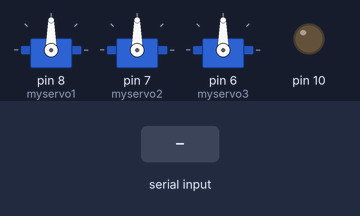
This sketch was run on a simulated Arduino Uno, built with avr-gcc and run on an emulated ATmega328P. Parts: 3 × servo, output pins drawn as LEDs (lit = HIGH). The inputs (shaded band) are chosen by the test bench. What the sketch prints to the serial monitor is not drawn.

Above: at 1.2 s.
1.3 s: "2" received over Serial
At 3.2 s:
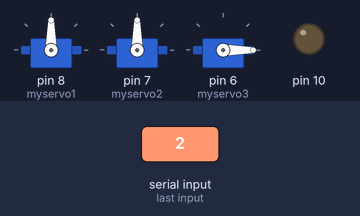
3.5 s: "3" received over Serial
At 5.0 s:
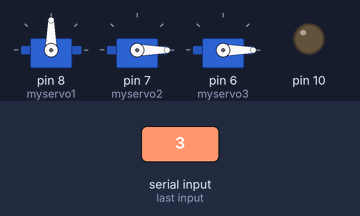
5.7 s: "5" received over Serial
At 6.16 s:
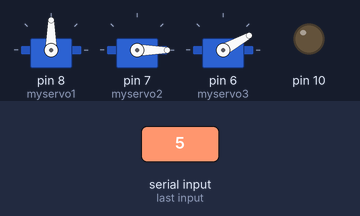
7.9 s: "1" received over Serial
At 13.05 s:
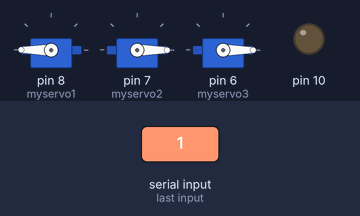
Timing chart, 0 to 14.4 s (numbered marks = the images above; inputs shaded):
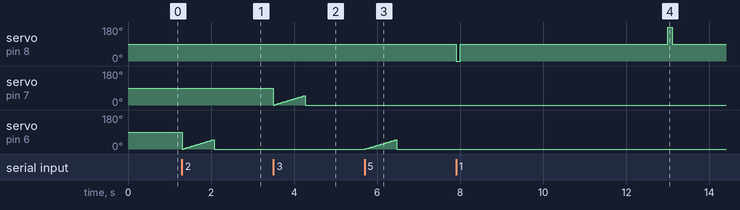

Measured:
- after the input at 1.3 s, servo on pin 6 (myservo3): ramps from 0° to 50° and jumps back, once every 0.77 s
- after the input at 3.5 s, servo on pin 7 (myservo2): ramps from 0° to 50° and jumps back, once every 0.77 s
- after the input at 5.7 s, servo on pin 6 (myservo3): rises from 0° to 49° in 0.72 s, then falls to 0° in 0.03 s
- after the input at 7.9 s, servo on pin 8 (myservo1): 90° → 0° at once, → 90° 0.10 s later, → 180° 5.0 s later, → 90° 0.11 s later

The sketch:

electro.ino
```cpp
#include <Servo.h>
#include <SoftwareSerial.h>
#include <OneWire.h>
#include <DallasTemperature.h>
#define ONE_WIRE_BUS 5
OneWire oneWire(ONE_WIRE_BUS);
DallasTemperature sensors(&oneWire);
DeviceAddress insideThermometer;

Servo myservo1;
Servo myservo2;
Servo myservo3;
Servo myservo4;

SoftwareSerial HC05(0,1); //rx tx
char c = '0';
int pos = 0;

void setup() {
  pinMode(10,OUTPUT);
  HC05.begin(9600);
  Serial.begin(9600);
  myservo1.attach(8);
  myservo2.attach(7);
  myservo3.attach(6);
  Serial.print("Locating devices...");
  sensors.begin();
  Serial.print("Found ");
  Serial.print(sensors.getDeviceCount(), DEC);
  Serial.println(" devices.");
 // attaches the servo on pin 9 to the servo object
 Serial.print("Parasite power is: ");
 if (sensors.isParasitePowerMode()) Serial.println("ON");
 else Serial.println("OFF");
 if (!sensors.getAddress(insideThermometer, 0)) Serial.println("Unable to find address for Device 0");
 Serial.print("Device 0 Address: ");
 printAddress(insideThermometer);
 Serial.println();
 sensors.setResolution(insideThermometer, 9);
 Serial.print("Device 0 Resolution: ");
 Serial.print(sensors.getResolution(insideThermometer), DEC);
 Serial.println();

}


void printTemperature(DeviceAddress deviceAddress)
{
  float tempC = sensors.getTempC(deviceAddress);
  if(tempC == DEVICE_DISCONNECTED_C)
  {
    Serial.println("Error: Could not read temperature data");
    return;
  }
  HC05.println("temp=" + String(tempC));
  Serial.print("temp=" + String(tempC));
}


void loop() {
  char c = Serial.read();
  if (c == '2') {
     for (pos = 0; pos <= 50; pos += 1) { // goes from 0 degrees to 180 degrees
        // in steps of 1 degree
       myservo3.write(pos);              // tell servo to go to position in variable 'pos'
       delay(15);                     // waits 15 ms for the servo to reach the position
       }
     for (pos = 50; pos >= 0; pos -= 1) { // goes from 180 degrees to 0 degrees
       myservo3.write(pos);              // tell servo to go to position in variable 'pos'
       }
     c = '0';
     }
     if (c == '5') {
     for (pos = 0; pos <= 50; pos += 1) { // goes from 0 degrees to 180 degrees
        // in steps of 1 degree
       myservo3.write(pos);              // tell servo to go to position in variable 'pos'
       delay(15);                     // waits 15 ms for the servo to reach the position
       }
     for (pos = 50; pos >= 0; pos -= 1) { // goes from 180 degrees to 0 degrees
       myservo3.write(pos);              // tell servo to go to position in variable 'pos'
       }
     c = '0';
     }
  if (c == '3') {
     for (pos = 0; pos <= 50; pos += 1) { // goes from 0 degrees to 180 degrees
       // in steps of 1 degree
       myservo2.write(pos);              // tell servo to go to position in variable 'pos'
       delay(15);                      // waits 15 ms for the servo to reach the position
       }
     for (pos = 50; pos >= 0; pos -= 1) { // goes from 180 degrees to 0 degrees
       myservo2.write(pos);              // tell servo to go to position in variable 'pos'

     c = '0';}
     }
  if (c == '1') {
      pos = 0;
     while (pos == 0){
       myservo1.write(0);
       delay(97);
       myservo1.write(90);
       delay(5000);
       myservo1.write(180);
       delay(110);
       myservo1.write(90);
       pos = 1;
       c='0';}}
  if (c == '4'){
     Serial.print("Requesting temperatures...");
     sensors.requestTemperatures();
     Serial.println("DONE");
     printTemperature(insideThermometer);
      c = '0';}}

void printAddress(DeviceAddress deviceAddress)
{
  for (uint8_t i = 0; i < 8; i++)
  {
    if (deviceAddress[i] < 16) Serial.print("0");
    Serial.print(deviceAddress[i], HEX);
  }
}
```
